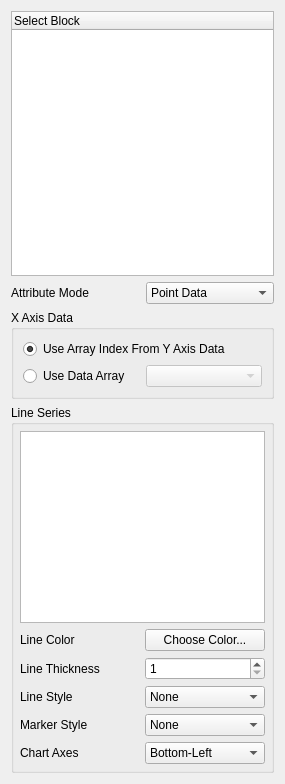
<?xml version="1.0" encoding="UTF-8"?>
<ui version="4.0">
 <class>pqXYChartDisplayPanel</class>
 <widget class="QWidget" name="pqXYChartDisplayPanel">
  <property name="geometry">
   <rect>
    <x>0</x>
    <y>0</y>
    <width>285</width>
    <height>784</height>
   </rect>
  </property>
  <property name="windowTitle">
   <string>Form</string>
  </property>
  <layout class="QVBoxLayout" name="verticalLayout">
   <item>
    <widget class="pqTreeWidget" name="CompositeIndex">
     <column>
      <property name="text">
       <string>Select Block</string>
      </property>
     </column>
    </widget>
   </item>
   <item>
    <layout class="QHBoxLayout" name="horizontalLayout">
     <item>
      <widget class="QLabel" name="label">
       <property name="text">
        <string>Attribute Mode</string>
       </property>
      </widget>
     </item>
     <item>
      <widget class="QComboBox" name="AttributeMode">
       <item>
        <property name="text">
         <string>Point Data</string>
        </property>
        <property name="icon">
         <iconset resource="../pqComponents.qrc">
          <normaloff>:/pqWidgets/Icons/pqPointData16.png</normaloff>:/pqWidgets/Icons/pqPointData16.png</iconset>
        </property>
       </item>
       <item>
        <property name="text">
         <string>Cell Data</string>
        </property>
        <property name="icon">
         <iconset resource="../pqComponents.qrc">
          <normaloff>:/pqWidgets/Icons/pqCellData16.png</normaloff>:/pqWidgets/Icons/pqCellData16.png</iconset>
        </property>
       </item>
       <item>
        <property name="text">
         <string>Vertex Data</string>
        </property>
        <property name="icon">
         <iconset resource="../pqComponents.qrc">
          <normaloff>:/pqWidgets/Icons/pqPointData16.png</normaloff>:/pqWidgets/Icons/pqPointData16.png</iconset>
        </property>
       </item>
       <item>
        <property name="text">
         <string>Edge Data</string>
        </property>
        <property name="icon">
         <iconset resource="../pqComponents.qrc">
          <normaloff>:/pqWidgets/Icons/pqRamp24.png</normaloff>:/pqWidgets/Icons/pqRamp24.png</iconset>
        </property>
       </item>
       <item>
        <property name="text">
         <string>Row Data</string>
        </property>
        <property name="icon">
         <iconset resource="../pqComponents.qrc">
          <normaloff>:/pqWidgets/Icons/pqSpreadsheet16.png</normaloff>:/pqWidgets/Icons/pqSpreadsheet16.png</iconset>
        </property>
       </item>
      </widget>
     </item>
    </layout>
   </item>
   <item>
    <widget class="QGroupBox" name="groupBox">
     <property name="title">
      <string>X Axis Data</string>
     </property>
     <layout class="QGridLayout" name="_2">
      <item row="0" column="0" colspan="2">
       <widget class="QRadioButton" name="UseArrayIndex">
        <property name="whatsThis">
         <string>Select this option to use the indexes of the y-axis array for the x-axis points.</string>
        </property>
        <property name="text">
         <string>Use Array Index From Y Axis Data</string>
        </property>
        <property name="checked">
         <bool>true</bool>
        </property>
        <property name="autoExclusive">
         <bool>false</bool>
        </property>
       </widget>
      </item>
      <item row="1" column="0">
       <widget class="QRadioButton" name="UseDataArray">
        <property name="whatsThis">
         <string>Select this option to use a data array to define the x-axis points.</string>
        </property>
        <property name="text">
         <string>Use Data Array</string>
        </property>
        <property name="autoExclusive">
         <bool>false</bool>
        </property>
       </widget>
      </item>
      <item row="1" column="1">
       <widget class="QComboBox" name="XAxisArray">
        <property name="enabled">
         <bool>false</bool>
        </property>
        <property name="whatsThis">
         <string>Choose the name of the x-axis data array.</string>
        </property>
       </widget>
      </item>
     </layout>
    </widget>
   </item>
   <item>
    <widget class="QGroupBox" name="SeriesGroup">
     <property name="sizePolicy">
      <sizepolicy hsizetype="Preferred" vsizetype="MinimumExpanding">
       <horstretch>0</horstretch>
       <verstretch>0</verstretch>
      </sizepolicy>
     </property>
     <property name="title">
      <string>Line Series</string>
     </property>
     <layout class="QGridLayout">
      <property name="margin">
       <number>6</number>
      </property>
      <property name="spacing">
       <number>6</number>
      </property>
      <item row="5" column="1">
       <widget class="QComboBox" name="AxisList">
        <property name="whatsThis">
         <string>Select the chart axes for the line series.</string>
        </property>
        <item>
         <property name="text">
          <string>Bottom-Left</string>
         </property>
        </item>
        <item>
         <property name="text">
          <string>Bottom-Right</string>
         </property>
        </item>
        <item>
         <property name="text">
          <string>Top-Right</string>
         </property>
        </item>
        <item>
         <property name="text">
          <string>Top-Left</string>
         </property>
        </item>
       </widget>
      </item>
      <item row="3" column="1">
       <widget class="QComboBox" name="StyleList">
        <property name="whatsThis">
         <string>Select the line style for the series.</string>
        </property>
        <item>
         <property name="text">
          <string>None</string>
         </property>
        </item>
        <item>
         <property name="text">
          <string>Solid</string>
         </property>
        </item>
        <item>
         <property name="text">
          <string>Dash</string>
         </property>
        </item>
        <item>
         <property name="text">
          <string>Dot</string>
         </property>
        </item>
        <item>
         <property name="text">
          <string>Dash Dot</string>
         </property>
        </item>
        <item>
         <property name="text">
          <string>Dash Dot Dot</string>
         </property>
        </item>
       </widget>
      </item>
      <item row="5" column="0">
       <widget class="QLabel" name="AxisListLabel">
        <property name="text">
         <string>Chart Axes</string>
        </property>
       </widget>
      </item>
      <item row="3" column="0">
       <widget class="QLabel" name="StyleListLabel">
        <property name="text">
         <string>Line Style</string>
        </property>
       </widget>
      </item>
      <item row="2" column="1">
       <widget class="QSpinBox" name="Thickness">
        <property name="whatsThis">
         <string>Enter the thickness for the line.</string>
        </property>
        <property name="minimum">
         <number>1</number>
        </property>
        <property name="maximum">
         <number>10</number>
        </property>
        <property name="value">
         <number>1</number>
        </property>
       </widget>
      </item>
      <item row="2" column="0">
       <widget class="QLabel" name="ThicknessLabel">
        <property name="text">
         <string>Line Thickness</string>
        </property>
       </widget>
      </item>
      <item row="1" column="1">
       <widget class="pqColorChooserButton" name="ColorButton">
        <property name="whatsThis">
         <string>Press this button to choose a new color for the line.</string>
        </property>
        <property name="text">
         <string>Choose Color...</string>
        </property>
       </widget>
      </item>
      <item row="1" column="0">
       <widget class="QLabel" name="label_2">
        <property name="text">
         <string>Line Color</string>
        </property>
       </widget>
      </item>
      <item row="0" column="0" colspan="2">
       <widget class="pqTreeView" name="SeriesList">
        <property name="sizePolicy">
         <sizepolicy hsizetype="Preferred" vsizetype="Expanding">
          <horstretch>0</horstretch>
          <verstretch>0</verstretch>
         </sizepolicy>
        </property>
        <property name="whatsThis">
         <string>This displays the list of line series. You can use the list to edit the series options.</string>
        </property>
        <property name="editTriggers">
         <set>QAbstractItemView::EditKeyPressed|QAbstractItemView::SelectedClicked</set>
        </property>
        <property name="selectionMode">
         <enum>QAbstractItemView::ExtendedSelection</enum>
        </property>
        <property name="selectionBehavior">
         <enum>QAbstractItemView::SelectRows</enum>
        </property>
        <property name="rootIsDecorated">
         <bool>false</bool>
        </property>
       </widget>
      </item>
      <item row="4" column="0">
       <widget class="QLabel" name="MarkerStyleListLabel">
        <property name="text">
         <string>Marker Style</string>
        </property>
       </widget>
      </item>
      <item row="4" column="1">
       <widget class="QComboBox" name="MarkerStyleList">
        <item>
         <property name="text">
          <string>None</string>
         </property>
        </item>
        <item>
         <property name="text">
          <string>Cross</string>
         </property>
        </item>
        <item>
         <property name="text">
          <string>Plus</string>
         </property>
        </item>
        <item>
         <property name="text">
          <string>Square</string>
         </property>
        </item>
        <item>
         <property name="text">
          <string>Circle</string>
         </property>
        </item>
        <item>
         <property name="text">
          <string>Diamond</string>
         </property>
        </item>
       </widget>
      </item>
     </layout>
    </widget>
   </item>
  </layout>
 </widget>
 <customwidgets>
  <customwidget>
   <class>pqTreeView</class>
   <extends>QTreeView</extends>
   <header>pqTreeView.h</header>
  </customwidget>
  <customwidget>
   <class>pqTreeWidget</class>
   <extends>QTreeWidget</extends>
   <header>pqTreeWidget.h</header>
  </customwidget>
  <customwidget>
   <class>pqColorChooserButton</class>
   <extends>QPushButton</extends>
   <header>pqColorChooserButton.h</header>
  </customwidget>
 </customwidgets>
 <resources>
  <include location="../pqComponents.qrc"/>
 </resources>
 <connections>
  <connection>
   <sender>UseDataArray</sender>
   <signal>toggled(bool)</signal>
   <receiver>XAxisArray</receiver>
   <slot>setEnabled(bool)</slot>
   <hints>
    <hint type="sourcelabel">
     <x>104</x>
     <y>362</y>
    </hint>
    <hint type="destinationlabel">
     <x>178</x>
     <y>361</y>
    </hint>
   </hints>
  </connection>
 </connections>
</ui>
